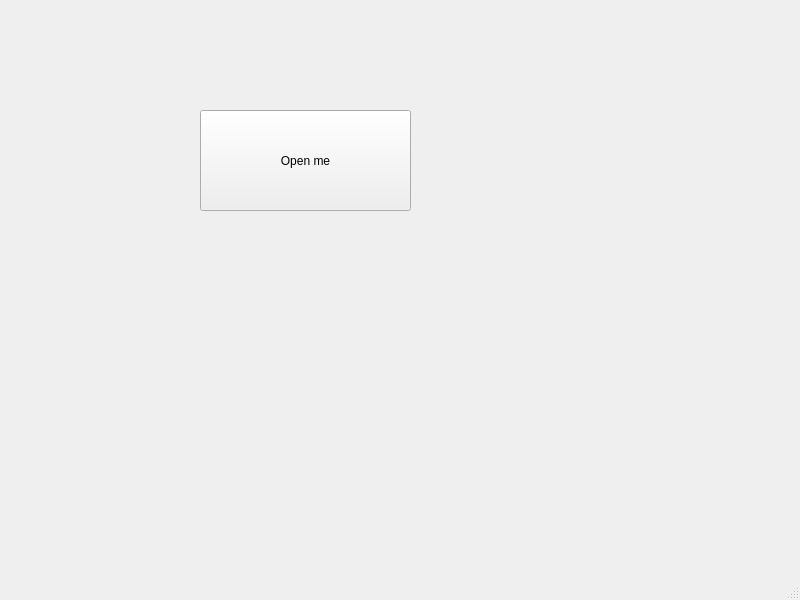
<?xml version="1.0" encoding="UTF-8"?>
<ui version="4.0">
 <class>MainWindow</class>
 <widget class="QMainWindow" name="MainWindow">
  <property name="geometry">
   <rect>
    <x>0</x>
    <y>0</y>
    <width>800</width>
    <height>600</height>
   </rect>
  </property>
  <property name="windowTitle">
   <string>MainWindow</string>
  </property>
  <widget class="QWidget" name="centralwidget">
   <widget class="QPushButton" name="pushButton">
    <property name="geometry">
     <rect>
      <x>200</x>
      <y>110</y>
      <width>211</width>
      <height>101</height>
     </rect>
    </property>
    <property name="text">
     <string>Open me</string>
    </property>
   </widget>
  </widget>
  <widget class="QMenuBar" name="menubar">
   <property name="geometry">
    <rect>
     <x>0</x>
     <y>0</y>
     <width>800</width>
     <height>21</height>
    </rect>
   </property>
  </widget>
  <widget class="QStatusBar" name="statusbar"/>
 </widget>
 <resources/>
 <connections/>
</ui>
